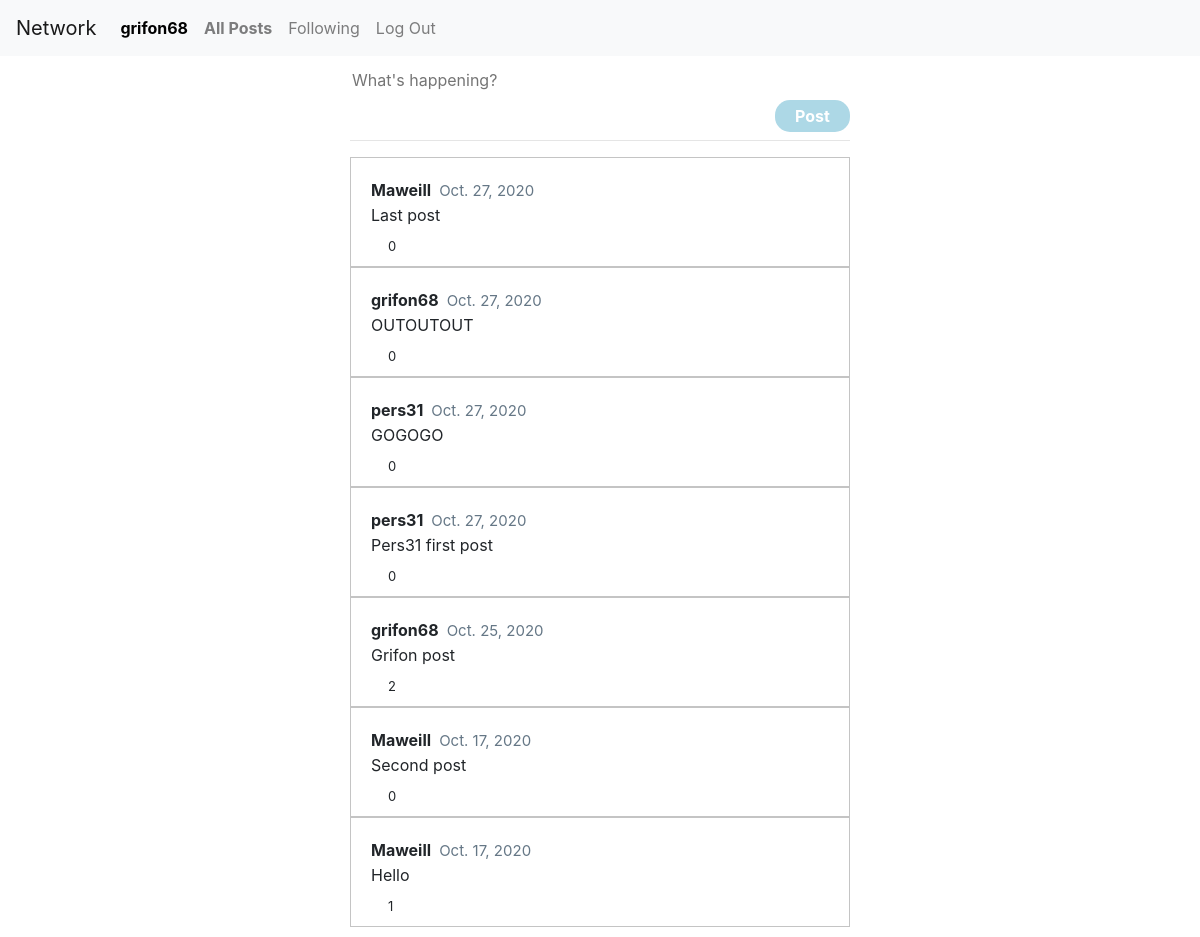
Screenshot of / (signed in) with the database file from the repository.
### network/models.py (models this page shows, shortened)
class User(AbstractUser):
    pass

class Post(models.Model):
	user = models.ForeignKey(User, on_delete=models.CASCADE, related_name="posts")
	text = models.TextField(max_length=280)
	liked = models.ManyToManyField(User, blank=True, related_name="post_liked")
	created = models.DateTimeField(auto_now_add=True)

### network/views.py (the view)
# urls.py: path("", views.index, name="index"),
def index(request):
    posts = Post.objects.all().order_by("-created")
    now_date = datetime.now()
    return render(request, "network/index.html", {
        "posts": posts,
        })

### network/templates/network/index.html (shortened to what this page needs)
{% extends "network/layout.html" %}
{% load static %}
{% block body %}
	<div id="new-post" onload="init();">
		<form id="create-post">
			<textarea id="new-post-content" name="content" placeholder="What's happening?" rows="1" autofocus></textarea><br>
			<button id="new-post-btn" type="submit">Post</button>
		</form>
	</div>
	<br><hr>
    {% for post in posts %}
    	<div class="post">
    		<p class="post-info"><a id="post-user" href="{% url 'profile' post.user %}">{{ post.user }}</a>  <span id="post-created">{{ post.created.date }}</span></p>
    		<p class="post-content">{{ post.text }}</p>
    		{% if user.is_authenticated %}
    			<div class="heart" tabindex="-1"></div>
    		{% else %}
    			<a href="/login"><div class="heart" tabindex="-1"></div></a>
    		{% endif %}
    		<p class="post-liked">{{ post.liked.all.count }}</p>
    	</div>
    {% endfor %}
{% endblock %}

### network/templates/network/layout.html (shortened to what this page needs)
{% load static %}
<!DOCTYPE html>
<html lang="en">
    <head>
        <link rel="stylesheet" href="https://stackpath.bootstrapcdn.com/bootstrap/4.4.1/css/bootstrap.min.css">
        <link href="{% static 'network/styles.css' %}" rel="stylesheet">
    </head>
    <body>
        <nav class="navbar navbar-expand-lg navbar-light bg-light">
            <a class="navbar-brand" href="#">Network</a>
            <div>
              <ul class="navbar-nav mr-auto">
                {% if user.is_authenticated %}
                    <li class="nav-item">
                        <a class="nav-link" href="{% url 'profile' user.username %}" id="profile-btn">{{ user.username }}</a>
                    </li>
                {% endif %}
                <li class="nav-item">
                  <a class="nav-link" id="all_posts-btn" href="{% url 'index' %}">All Posts</a>
                </li>
                {% if user.is_authenticated %}
                    <li class="nav-item">
                        <a class="nav-link" id="following-btn" href="{% url 'following' %}">Following</a>
                    </li>
                    <li class="nav-item">
                        <a class="nav-link" href="{% url 'logout' %}">Log Out</a>
                    </li>
                {% endif %}
              </ul>
            </div>
          </nav>
        <div class="body">
            {% block body %}
            {% endblock %}
        </div>
    </body>
</html>

### network/static/network/styles.css (style rules this page uses)
a { color: inherit; }
#profile-btn { font-weight: bold; color: black; }
.body { padding: 10px; position: relative; display: table; margin-left: auto; margin-right: auto; }
.post { padding: 20px; width: 500px; border: 1px solid #c4c4c4; height: auto; }
.post > * { margin: 0px; }
.post-info { font-weight: bold; cursor: pointer; display: table; }
#post-user { margin-right: 8px; }
#post-created { font-weight: normal; font-size: 15px; color: rgb(101, 119, 134); }
#new-post-content { width: 500px; height: auto; }
.post-liked { font-size: 13px; margin-left: 17px; position: relative; top: 10px; }
.heart { cursor: pointer; background-image:url( 'https://abs.twimg.com/a/1446542199/img/t1/web_heart_animation.png'); background-position: left; background-repeat: no-repeat; background-size: 2900%; height: 40px; width: 50px; position: absolute; left: 13px; }
#new-post-btn { border: none; border-radius: 15px; background-color: #ADD8E6; color: white; font-weight: bold; float: right; width: 15%; height: 32px; }
#new-post-content { border: 0 none black; outline: none; resize: none; }

### network/templates/network/index.html (style rules this page uses)
#all_posts-btn { font-weight: bold; }

### rows the page displays
User: username "grifon68"
Post: user "Maweill", created "Oct. 27, 2020", text "Last post", liked.all.count "0"
Post: user "grifon68", created "Oct. 27, 2020", text "OUTOUTOUT", liked.all.count "0"
Post: user "pers31", created "Oct. 27, 2020", text "GOGOGO", liked.all.count "0"
Post: user "pers31", created "Oct. 27, 2020", text "Pers31 first post", liked.all.count "0"
Post: user "grifon68", created "Oct. 25, 2020", text "Grifon post", liked.all.count "2"
Post: user "Maweill", created "Oct. 17, 2020", text "Second post", liked.all.count "0"
Post: user "Maweill", created "Oct. 17, 2020", text "Hello", liked.all.count "1"
